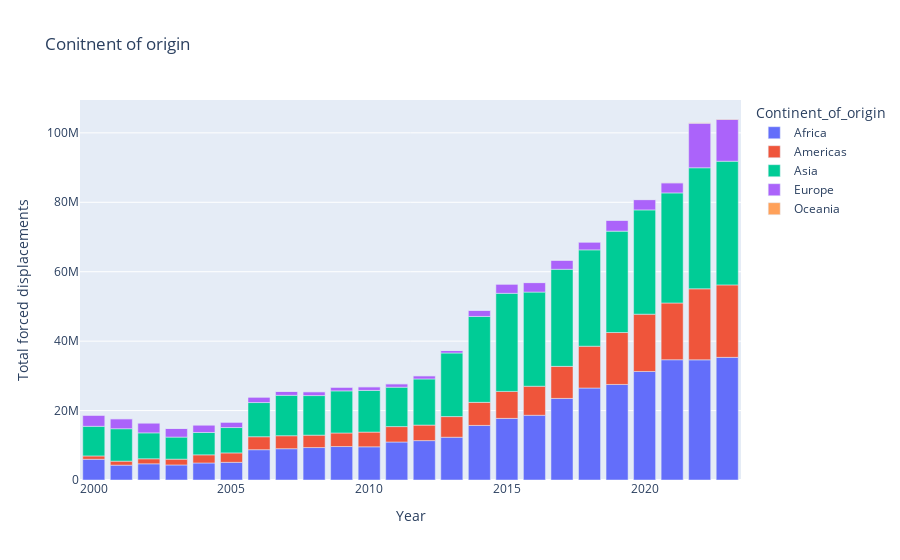

Here is the notebook cell this chart was saved with:
### Code cell
origin_grouped = population_filtered.groupby(['Continent_of_origin', 'Year'])['Total forced displacements'].sum().reset_index()
fig = px.bar(origin_grouped, x='Year', y='Total forced displacements', color='Continent_of_origin', labels={'Total forced displacements': 'Total forced displacements'},title='Conitnent of origin')
            
fig.show()

### Figure 1 — Plotly figure (JSON) as saved in the notebook; plotly's stock layout.template omitted (floating-point values rounded to 4 significant figures)
{"data": [{"alignmentgroup": "True", "hovertemplate": "Continent_of_origin=Africa<br>Year=%{x}<br>Total forced displacements=%{y}<extra></extra>", "legendgroup": "Africa", "marker": {"color": "#636efa", "pattern": {"shape": ""}}, "name": "Africa", "offsetgroup": "Africa", "orientation": "v", "showlegend": true, "textposition": "auto", "type": "bar", "x": [2000, 2001, 2002, 2003, 2004, 2005, 2006, 2007, 2008, 2009, 2010, 2011, 2012, 2013, 2014, 2015, 2016, 2017, 2018, 2019, 2020, 2021, 2022, 2023], "xaxis": "x", "y": [5971561, 4274631, 4664686, 4332582, 4901883, 5087746, 8729717, 9013430, 9349223, 9639814, 9563784, 10946417, 11342923, 12319969, 15723842, 17751815, 18644013, 23501279, 26493934, 27524904, 31267573, 34644966, 34616206, 35328629], "yaxis": "y"}, {"alignmentgroup": "True", "hovertemplate": "Continent_of_origin=Americas<br>Year=%{x}<br>Total forced displacements=%{y}<extra></extra>", "legendgroup": "Americas", "marker": {"color": "#EF553B", "pattern": {"shape": ""}}, "name": "Americas", "offsetgroup": "Americas", "orientation": "v", "showlegend": true, "textposition": "auto", "type": "bar", "x": [2000, 2001, 2002, 2003, 2004, 2005, 2006, 2007, 2008, 2009, 2010, 2011, 2012, 2013, 2014, 2015, 2016, 2017, 2018, 2019, 2020, 2021, 2022, 2023], "xaxis": "x", "y": [957703, 1156492, 1446978, 1671754, 2349423, 2716907, 3738490, 3740834, 3564965, 3901970, 4241676, 4441717, 4479093, 5949944, 6645936, 7769298, 8364965, 9232392, 12046462, 14961329, 16501436, 16347624, 20462603, 20880912], "yaxis": "y"}, {"alignmentgroup": "True", "hovertemplate": "Continent_of_origin=Asia<br>Year=%{x}<br>Total forced displacements=%{y}<extra></extra>", "legendgroup": "Asia", "marker": {"color": "#00cc96", "pattern": {"shape": ""}}, "name": "Asia", "offsetgroup": "Asia", "orientation": "v", "showlegend": true, "textposition": "auto", "type": "bar", "x": [2000, 2001, 2002, 2003, 2004, 2005, 2006, 2007, 2008, 2009, 2010, 2011, 2012, 2013, 2014, 2015, 2016, 2017, 2018, 2019, 2020, 2021, 2022, 2023], "xaxis": "x", "y": [8539003, 9339388, 7463969, 6359734, 6441334, 7303723, 9842273, 11639766, 11407082, 12131967, 12012033, 11346978, 13285543, 18319585, 24742617, 28251088, 27125929, 27965463, 27757714, 29207818, 30033456, 31707421, 34864313, 35623604], "yaxis": "y"}, {"alignmentgroup": "True", "hovertemplate": "Continent_of_origin=Europe<br>Year=%{x}<br>Total forced displacements=%{y}<extra></extra>", "legendgroup": "Europe", "marker": {"color": "#ab63fa", "pattern": {"shape": ""}}, "name": "Europe", "offsetgroup": "Europe", "orientation": "v", "showlegend": true, "textposition": "auto", "type": "bar", "x": [2000, 2001, 2002, 2003, 2004, 2005, 2006, 2007, 2008, 2009, 2010, 2011, 2012, 2013, 2014, 2015, 2016, 2017, 2018, 2019, 2020, 2021, 2022, 2023], "xaxis": "x", "y": [3204822, 2879112, 2861885, 2490645, 2163750, 1567935, 1586469, 1125252, 1115338, 1073421, 1043277, 983026, 931100, 711320, 1764598, 2671461, 2737349, 2610037, 2254776, 3131669, 2971673, 2913100, 12853674, 12061644], "yaxis": "y"}, {"alignmentgroup": "True", "hovertemplate": "Continent_of_origin=Oceania<br>Year=%{x}<br>Total forced displacements=%{y}<extra></extra>", "legendgroup": "Oceania", "marker": {"color": "#FFA15A", "pattern": {"shape": ""}}, "name": "Oceania", "offsetgroup": "Oceania", "orientation": "v", "showlegend": true, "textposition": "auto", "type": "bar", "x": [2000, 2001, 2002, 2003, 2004, 2005, 2006, 2007, 2008, 2009, 2010, 2011, 2012, 2013, 2014, 2015, 2016, 2017, 2018, 2019, 2020, 2021, 2022, 2023], "xaxis": "x", "y": [2167, 2784, 2765, 2301, 1965, 1920, 2144, 2261, 2293, 2490, 2457, 2219, 2100, 2194, 2508, 2152, 2317, 2635, 3421, 5007, 19918, 31270, 99785, 99756], "yaxis": "y"}], "layout": {"barmode": "relative", "legend": {"title": {"text": "Continent_of_origin"}, "tracegroupgap": 0}, "title": {"text": "Conitnent of origin"}, "xaxis": {"anchor": "y", "domain": [0, 1], "title": {"text": "Year"}}, "yaxis": {"anchor": "x", "domain": [0, 1], "title": {"text": "Total forced displacements"}}}}
